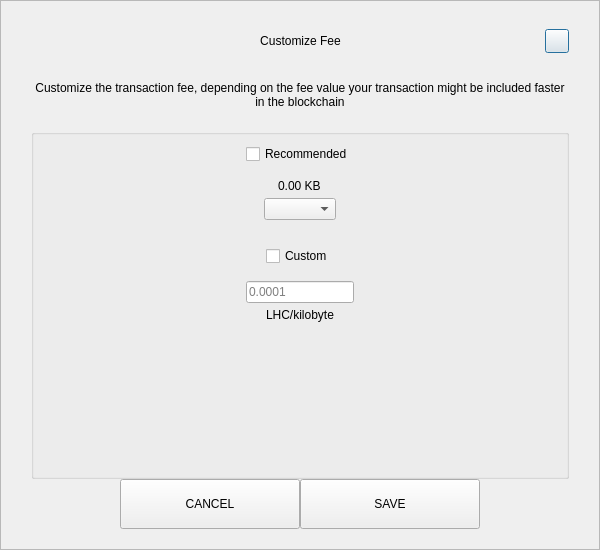
<?xml version="1.0" encoding="UTF-8"?>
<ui version="4.0">
 <class>SendCustomFeeDialog</class>
 <widget class="QDialog" name="SendCustomFeeDialog">
  <property name="geometry">
   <rect>
    <x>0</x>
    <y>0</y>
    <width>600</width>
    <height>550</height>
   </rect>
  </property>
  <property name="windowTitle">
   <string>Form</string>
  </property>
  <layout class="QVBoxLayout" name="verticalLayout_3">
   <property name="spacing">
    <number>0</number>
   </property>
   <property name="leftMargin">
    <number>0</number>
   </property>
   <property name="topMargin">
    <number>0</number>
   </property>
   <property name="rightMargin">
    <number>0</number>
   </property>
   <property name="bottomMargin">
    <number>0</number>
   </property>
   <item>
    <widget class="QFrame" name="frame">
     <property name="styleSheet">
      <string notr="true"/>
     </property>
     <property name="frameShape">
      <enum>QFrame::StyledPanel</enum>
     </property>
     <property name="frameShadow">
      <enum>QFrame::Raised</enum>
     </property>
     <layout class="QVBoxLayout" name="verticalLayout_2">
      <property name="spacing">
       <number>0</number>
      </property>
      <property name="leftMargin">
       <number>30</number>
      </property>
      <property name="topMargin">
       <number>20</number>
      </property>
      <property name="rightMargin">
       <number>30</number>
      </property>
      <property name="bottomMargin">
       <number>20</number>
      </property>
      <item>
       <layout class="QHBoxLayout" name="horizontalLayout_3">
        <property name="spacing">
         <number>0</number>
        </property>
        <item>
         <spacer name="horizontalSpacer_21">
          <property name="orientation">
           <enum>Qt::Horizontal</enum>
          </property>
          <property name="sizeHint" stdset="0">
           <size>
            <width>40</width>
            <height>20</height>
           </size>
          </property>
         </spacer>
        </item>
        <item>
         <widget class="QLabel" name="labelTitle">
          <property name="minimumSize">
           <size>
            <width>0</width>
            <height>40</height>
           </size>
          </property>
          <property name="maximumSize">
           <size>
            <width>16777215</width>
            <height>40</height>
           </size>
          </property>
          <property name="styleSheet">
           <string notr="true">padding-left:24px;</string>
          </property>
          <property name="text">
           <string>Customize Fee</string>
          </property>
          <property name="alignment">
           <set>Qt::AlignCenter</set>
          </property>
          <property name="margin">
           <number>7</number>
          </property>
         </widget>
        </item>
        <item>
         <spacer name="horizontalSpacer">
          <property name="orientation">
           <enum>Qt::Horizontal</enum>
          </property>
          <property name="sizeHint" stdset="0">
           <size>
            <width>40</width>
            <height>20</height>
           </size>
          </property>
         </spacer>
        </item>
        <item>
         <widget class="QPushButton" name="btnEsc">
          <property name="minimumSize">
           <size>
            <width>24</width>
            <height>24</height>
           </size>
          </property>
          <property name="maximumSize">
           <size>
            <width>24</width>
            <height>24</height>
           </size>
          </property>
          <property name="text">
           <string/>
          </property>
         </widget>
        </item>
       </layout>
      </item>
      <item>
       <spacer name="verticalSpacer_2">
        <property name="orientation">
         <enum>Qt::Vertical</enum>
        </property>
        <property name="sizeType">
         <enum>QSizePolicy::Fixed</enum>
        </property>
        <property name="sizeHint" stdset="0">
         <size>
          <width>20</width>
          <height>20</height>
         </size>
        </property>
       </spacer>
      </item>
      <item>
       <widget class="QLabel" name="labelMessage">
        <property name="text">
         <string>Customize the transaction fee, depending on the fee value your transaction might be included faster in the blockchain</string>
        </property>
        <property name="alignment">
         <set>Qt::AlignCenter</set>
        </property>
        <property name="wordWrap">
         <bool>true</bool>
        </property>
       </widget>
      </item>
      <item>
       <spacer name="verticalSpacer_3">
        <property name="orientation">
         <enum>Qt::Vertical</enum>
        </property>
        <property name="sizeType">
         <enum>QSizePolicy::Fixed</enum>
        </property>
        <property name="sizeHint" stdset="0">
         <size>
          <width>20</width>
          <height>20</height>
         </size>
        </property>
       </spacer>
      </item>
      <item>
       <widget class="QGroupBox" name="groupBox">
        <property name="title">
         <string/>
        </property>
        <layout class="QVBoxLayout" name="verticalLayout">
         <property name="leftMargin">
          <number>12</number>
         </property>
         <property name="rightMargin">
          <number>12</number>
         </property>
         <item>
          <layout class="QVBoxLayout" name="verticalLayout_4">
           <property name="spacing">
            <number>5</number>
           </property>
           <item alignment="Qt::AlignHCenter">
            <widget class="QCheckBox" name="checkBoxRecommended">
             <property name="text">
              <string>Recommended</string>
             </property>
            </widget>
           </item>
           <item>
            <spacer name="verticalSpacer_5">
             <property name="orientation">
              <enum>Qt::Vertical</enum>
             </property>
             <property name="sizeType">
              <enum>QSizePolicy::Fixed</enum>
             </property>
             <property name="sizeHint" stdset="0">
              <size>
               <width>20</width>
               <height>10</height>
              </size>
             </property>
            </spacer>
           </item>
           <item alignment="Qt::AlignHCenter">
            <widget class="QLabel" name="labelFee">
             <property name="text">
              <string>0.00 KB</string>
             </property>
            </widget>
           </item>
           <item alignment="Qt::AlignHCenter">
            <widget class="QComboBox" name="comboBoxRecommended"/>
           </item>
          </layout>
         </item>
         <item>
          <spacer name="verticalSpacer">
           <property name="orientation">
            <enum>Qt::Vertical</enum>
           </property>
           <property name="sizeType">
            <enum>QSizePolicy::Fixed</enum>
           </property>
           <property name="sizeHint" stdset="0">
            <size>
             <width>20</width>
             <height>20</height>
            </size>
           </property>
          </spacer>
         </item>
         <item>
          <layout class="QVBoxLayout" name="verticalLayout_5">
           <property name="spacing">
            <number>5</number>
           </property>
           <item alignment="Qt::AlignHCenter">
            <widget class="QCheckBox" name="checkBoxCustom">
             <property name="text">
              <string>Custom</string>
             </property>
            </widget>
           </item>
           <item>
            <spacer name="verticalSpacer_6">
             <property name="orientation">
              <enum>Qt::Vertical</enum>
             </property>
             <property name="sizeType">
              <enum>QSizePolicy::Fixed</enum>
             </property>
             <property name="sizeHint" stdset="0">
              <size>
               <width>20</width>
               <height>10</height>
              </size>
             </property>
            </spacer>
           </item>
           <item alignment="Qt::AlignHCenter">
            <widget class="QLineEdit" name="lineEditCustomFee">
             <property name="placeholderText">
              <string notr="true">0.0001</string>
             </property>
            </widget>
           </item>
           <item alignment="Qt::AlignHCenter">
            <widget class="QLabel" name="labelCustomFee">
             <property name="text">
              <string>LHC/kilobyte</string>
             </property>
            </widget>
           </item>
          </layout>
         </item>
         <item>
          <spacer name="verticalSpacer_4">
           <property name="orientation">
            <enum>Qt::Vertical</enum>
           </property>
           <property name="sizeHint" stdset="0">
            <size>
             <width>20</width>
             <height>40</height>
            </size>
           </property>
          </spacer>
         </item>
        </layout>
       </widget>
      </item>
      <item>
       <layout class="QHBoxLayout" name="horizontalLayout" stretch="1,2,2,1">
        <item>
         <spacer name="horizontalSpacer1">
          <property name="orientation">
           <enum>Qt::Horizontal</enum>
          </property>
          <property name="sizeHint" stdset="0">
           <size>
            <width>40</width>
            <height>20</height>
           </size>
          </property>
         </spacer>
        </item>
        <item>
         <widget class="QPushButton" name="btnCancel">
          <property name="minimumSize">
           <size>
            <width>180</width>
            <height>50</height>
           </size>
          </property>
          <property name="focusPolicy">
           <enum>Qt::NoFocus</enum>
          </property>
          <property name="text">
           <string>CANCEL</string>
          </property>
         </widget>
        </item>
        <item>
         <widget class="QPushButton" name="btnSave">
          <property name="minimumSize">
           <size>
            <width>180</width>
            <height>50</height>
           </size>
          </property>
          <property name="focusPolicy">
           <enum>Qt::NoFocus</enum>
          </property>
          <property name="text">
           <string>SAVE</string>
          </property>
         </widget>
        </item>
        <item>
         <spacer name="horizontalSpacer_2">
          <property name="orientation">
           <enum>Qt::Horizontal</enum>
          </property>
          <property name="sizeHint" stdset="0">
           <size>
            <width>40</width>
            <height>20</height>
           </size>
          </property>
         </spacer>
        </item>
       </layout>
      </item>
     </layout>
    </widget>
   </item>
  </layout>
 </widget>
 <resources/>
 <connections/>
</ui>
